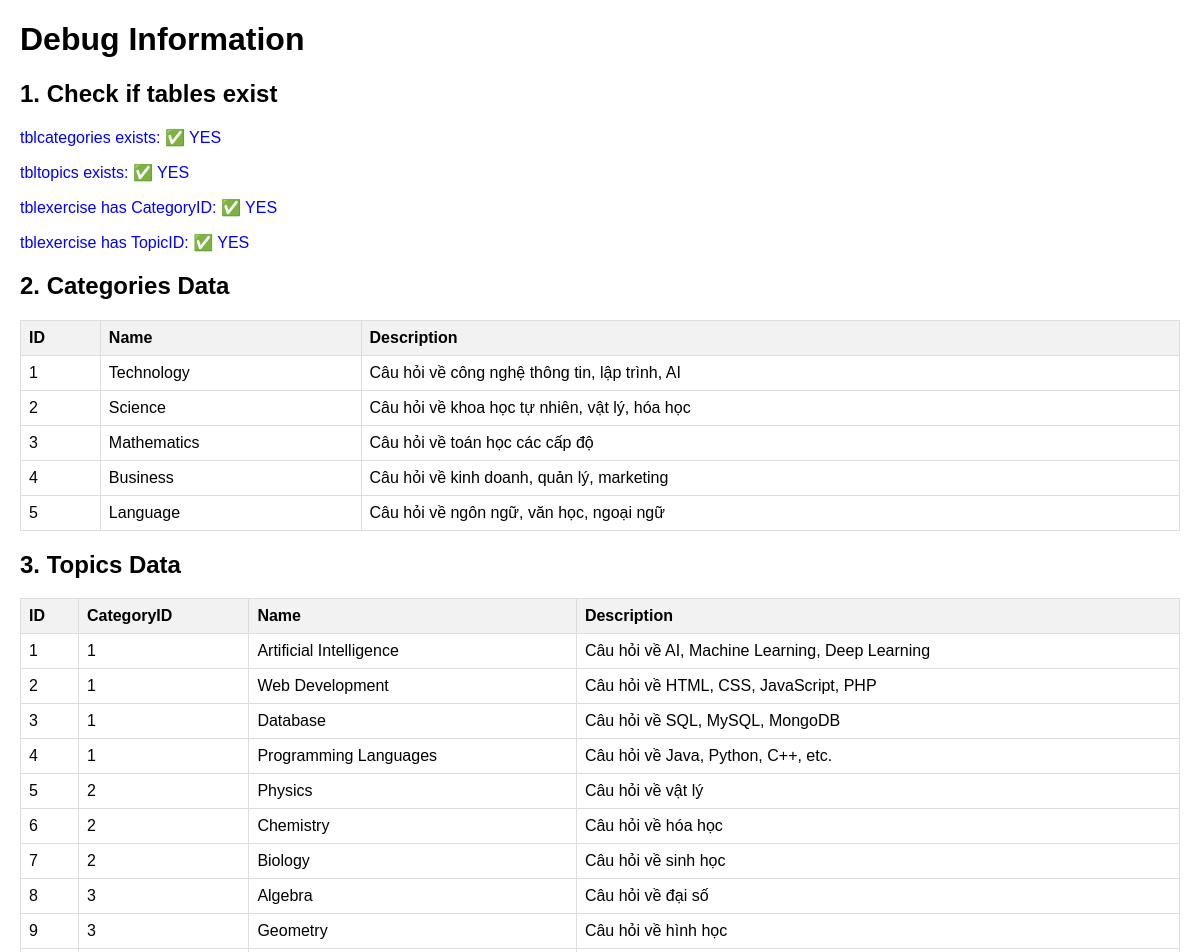
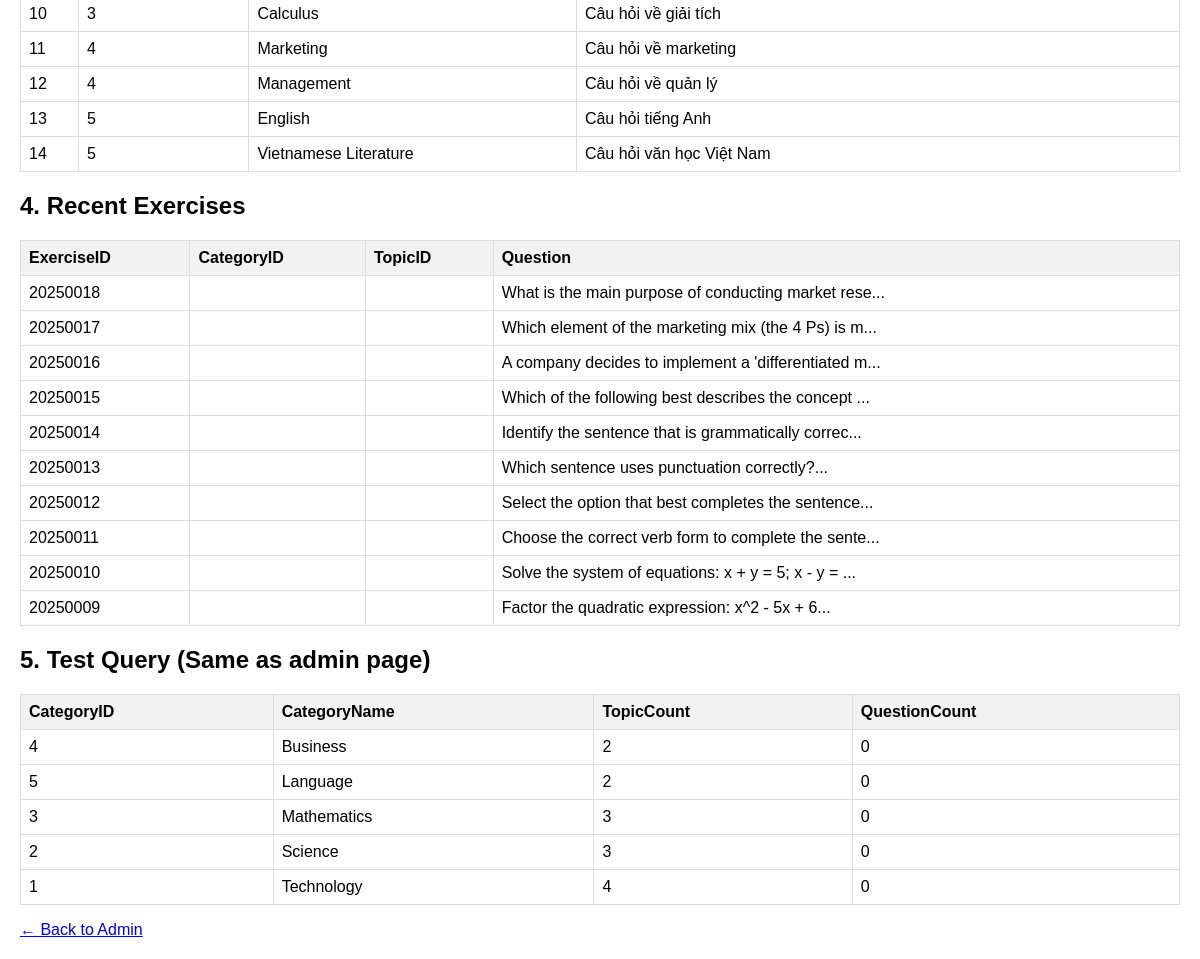
/admin/modules/exercises/simple_debug.php (signed in), run on an earlier commit of the app's database (2 pictures, top to bottom).
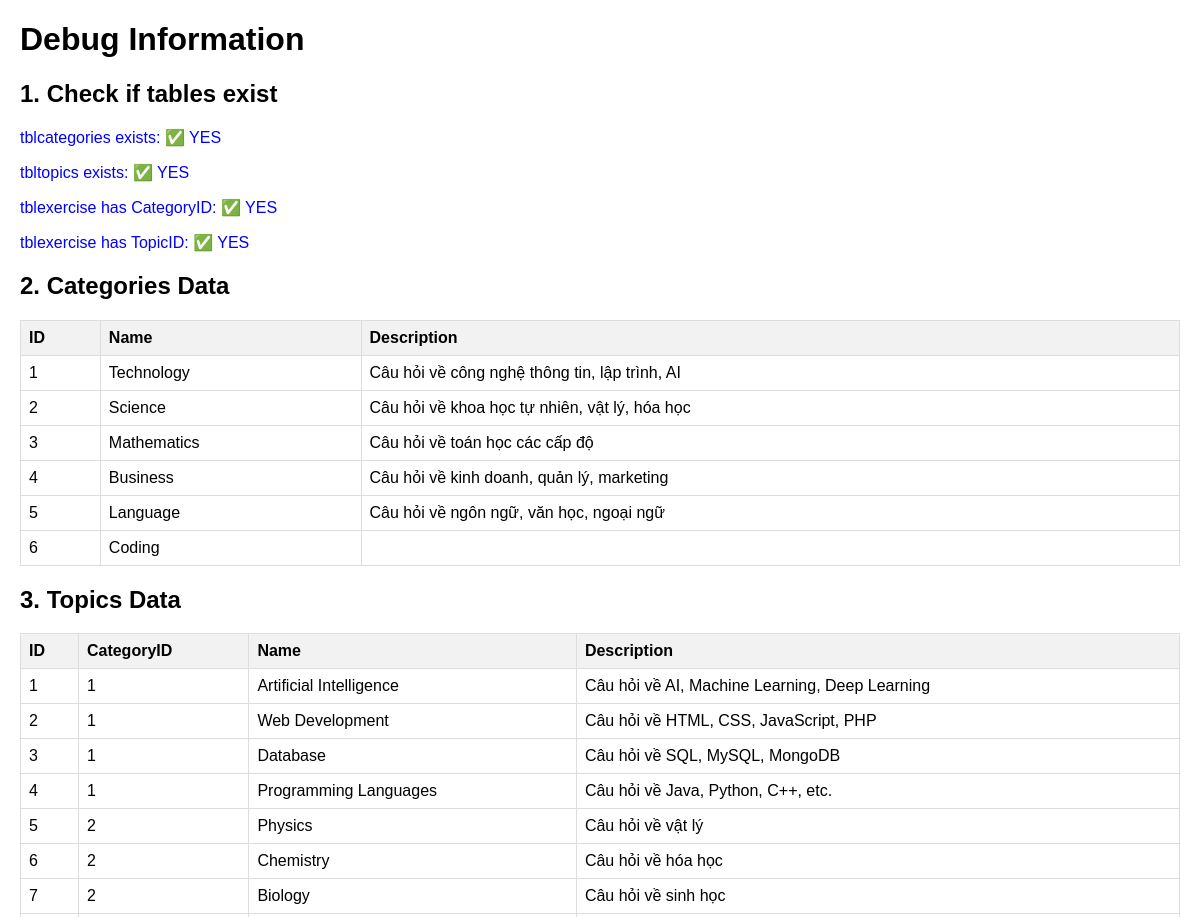
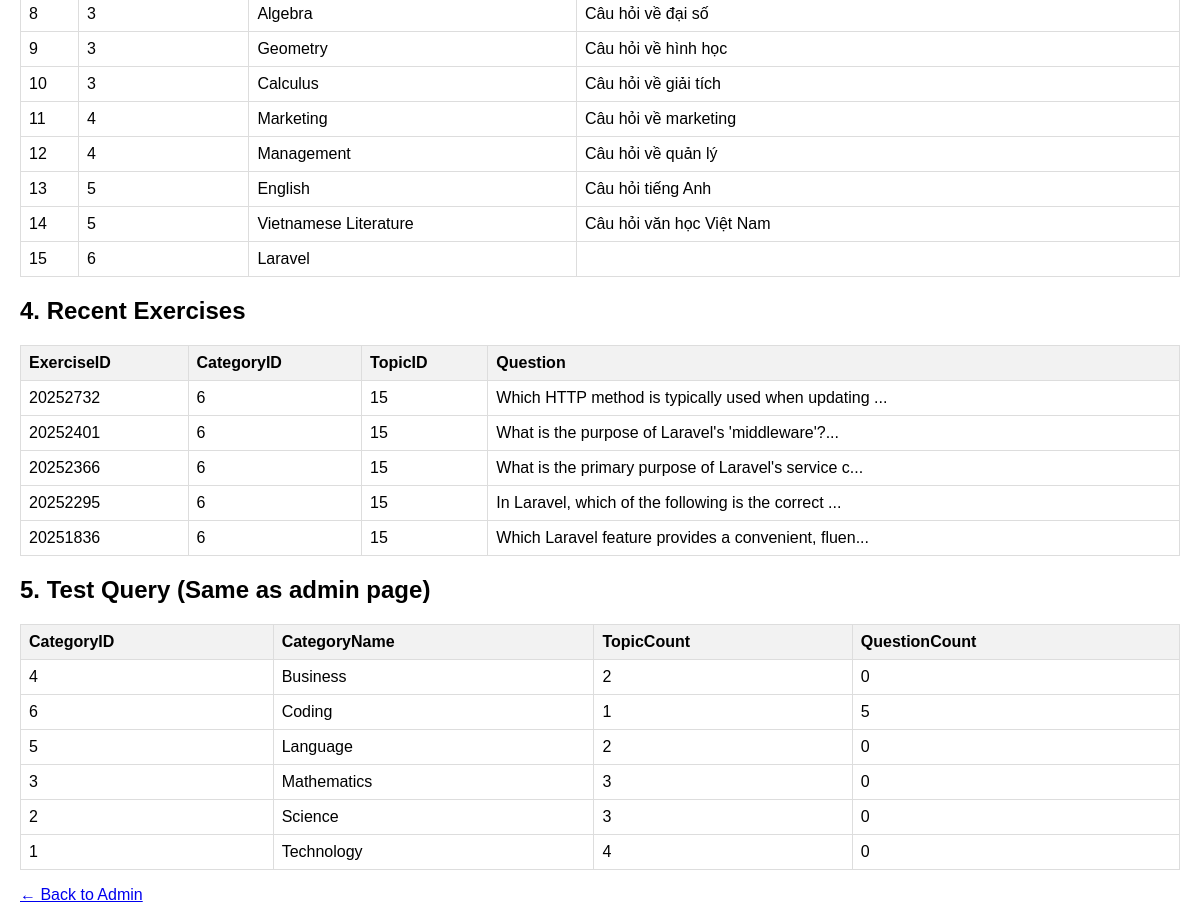
And on a later commit of the database (2 pictures, top to bottom).
### tables this page shows
CREATE TABLE `tblcategories` (
  `CategoryID` int(11) NOT NULL,
  `CategoryName` varchar(100) NOT NULL,
  `CategoryDescription` text DEFAULT NULL,
  `CreatedAt` datetime DEFAULT current_timestamp(),
  `IsActive` tinyint(1) DEFAULT 1
);

CREATE TABLE `tbltopics` (
  `TopicID` int(11) NOT NULL,
  `CategoryID` int(11) NOT NULL,
  `TopicName` varchar(100) NOT NULL,
  `TopicDescription` text DEFAULT NULL,
  `CreatedAt` datetime DEFAULT current_timestamp(),
  `IsActive` tinyint(1) DEFAULT 1
);

CREATE TABLE `tblexercise` (
  `ExerciseID` int(11) NOT NULL,
  `LessonID` int(11) NOT NULL,
  `CategoryID` int(11) DEFAULT NULL,
  `TopicID` int(11) DEFAULT NULL,
  `Question` text NOT NULL,
  `ChoiceA` text NOT NULL,
  `ChoiceB` text NOT NULL,
  `ChoiceC` text NOT NULL,
  `ChoiceD` text NOT NULL,
  `Answer` varchar(90) NOT NULL,
  `ExercisesDate` date NOT NULL
);

### include/database.php (called while the page is built, shortened)
<?php
class Database {
	var $sql_string = '';
	private $conn;
	public function open_connection() {
		$this->conn = mysqli_connect(server,user,pass);
		if(!$this->conn){
			echo "Problem in database connection! Contact administrator!";
			exit();
		}else{
			$db_select = mysqli_select_db($this->conn,database_name);
		}
	}
	function setQuery($sql='') {
		$this->sql_string=$sql;
	}
	function executeQuery() {
		$result = mysqli_query($this->conn,$this->sql_string);
		return $result;
	}
	private function confirm_query($result) {
		return $result;
	}
	function loadResultList( $key='' ) {
		$cur = $this->executeQuery();
		$array = array();
		while ($row = mysqli_fetch_object($cur)) {
			if ($key) {
				$array[$row->$key] = $row;
			} else {
				$array[] = $row;
			}
		}
		return $array;
	}
}
$mydb = new Database();
?>

### admin/modules/exercises/simple_debug.php (the view, shortened to what the changed rows need)
<?php
require_once ("../../../include/initialize.php");
?>
<!DOCTYPE html>
<html>
<head>
</head>
<body>
<h1>Debug Information</h1>
<h2>1. Check if tables exist</h2>
<?php
try {
    $sql = "SHOW TABLES LIKE 'tblcategories'";
    $mydb->setQuery($sql);
    $sql = "SHOW TABLES LIKE 'tbltopics'";
    $mydb->setQuery($sql);
    $sql = "DESCRIBE tblexercise";
    $mydb->setQuery($sql);
} catch (Exception $e) {
    echo "<p class='error'>Error checking tables: " . $e->getMessage() . "</p>";
}
?>
<h2>2. Categories Data</h2>
<?php
try {
    $sql = "SELECT * FROM tblcategories WHERE IsActive = 1";
    $mydb->setQuery($sql);
    $categories = $mydb->loadResultList();
    if (count($categories) > 0) {
        echo "<table>";
        echo "<tr><th>ID</th><th>Name</th><th>Description</th></tr>";
        foreach($categories as $cat) {
            echo "<tr><td>{$cat->CategoryID}</td><td>{$cat->CategoryName}</td><td>{$cat->CategoryDescription}</td></tr>";
        }
        echo "</table>";
    } else {
        echo "<p class='error'>❌ No categories found!</p>";
    }
} catch (Exception $e) {
    echo "<p class='error'>Error: " . $e->getMessage() . "</p>";
}
?>
<h2>3. Topics Data</h2>
<?php
try {
    $sql = "SELECT * FROM tbltopics WHERE IsActive = 1";
    $mydb->setQuery($sql);
    $topics = $mydb->loadResultList();
    if (count($topics) > 0) {
        echo "<table>";
        echo "<tr><th>ID</th><th>CategoryID</th><th>Name</th><th>Description</th></tr>";
        foreach($topics as $topic) {
            echo "<tr><td>{$topic->TopicID}</td><td>{$topic->CategoryID}</td><td>{$topic->TopicName}</td><td>{$topic->TopicDescription}</td></tr>";
        }
        echo "</table>";
    } else {
        echo "<p class='error'>❌ No topics found!</p>";
    }
} catch (Exception $e) {
    echo "<p class='error'>Error: " . $e->getMessage() . "</p>";
}
?>
<h2>4. Recent Exercises</h2>
<?php
try {
    $sql = "SELECT ExerciseID, CategoryID, TopicID, LEFT(Question, 50) as Question FROM tblexercise ORDER BY ExerciseID DESC LIMIT 10";
    $mydb->setQuery($sql);
    $exercises = $mydb->loadResultList();
    if (count($exercises) > 0) {
        echo "<table>";
        echo "<tr><th>ExerciseID</th><th>CategoryID</th><th>TopicID</th><th>Question</th></tr>";
        foreach($exercises as $ex) {
            echo "<tr><td>{$ex->ExerciseID}</td><td>{$ex->CategoryID}</td><td>{$ex->TopicID}</td><td>{$ex->Question}...</td></tr>";
        }
        echo "</table>";
    } else {
        echo "<p class='error'>❌ No exercises found!</p>";
    }
} catch (Exception $e) {
    echo "<p class='error'>Error: " . $e->getMessage() . "</p>";
}
?>
<h2>5. Test Query (Same as admin page)</h2>
<?php
try {
    $sql = "SELECT c.*, COUNT(DISTINCT t.TopicID) as TopicCount, COUNT(DISTINCT e.ExerciseID) as QuestionCount
            FROM tblcategories c
            LEFT JOIN tbltopics t ON c.CategoryID = t.CategoryID AND t.IsActive = 1
            LEFT JOIN tblexercise e ON t.TopicID = e.TopicID
            WHERE c.IsActive = 1
            GROUP BY c.CategoryID
            ORDER BY c.CategoryName";
    $mydb->setQuery($sql);
    $result = $mydb->loadResultList();
    if (count($result) > 0) {
        echo "<table>";
        echo "<tr><th>CategoryID</th><th>CategoryName</th><th>TopicCount</th><th>QuestionCount</th></tr>";
        foreach($result as $row) {
            echo "<tr><td>{$row->CategoryID}</td><td>{$row->CategoryName}</td><td>{$row->TopicCount}</td><td>{$row->QuestionCount}</td></tr>";
        }
        echo "</table>";
    } else {
        echo "<p class='error'>❌ Query returned no results!</p>";
    }
} catch (Exception $e) {
    echo "<p class='error'>Query Error: " . $e->getMessage() . "</p>";
}
?>
</body>
</html>

What changed in the data, as far as the page shows it:
removed tblexercise: ExerciseID "20250018", Question "What is the main purpose of conducting market rese"
removed tblexercise: ExerciseID "20250017", Question "Which element of the marketing mix (the 4 Ps) is m"
removed tblexercise: ExerciseID "20250016", Question "A company decides to implement a 'differentiated m"
removed tblexercise: ExerciseID "20250015", Question "Which of the following best describes the concept"
removed tblexercise: ExerciseID "20250014", Question "Identify the sentence that is grammatically correc"
removed tblexercise: ExerciseID "20250013", Question "Which sentence uses punctuation correctly?"
removed tblexercise: ExerciseID "20250012", Question "Select the option that best completes the sentence"
removed tblexercise: ExerciseID "20250011", Question "Choose the correct verb form to complete the sente"
removed tblexercise: ExerciseID "20250010", Question "Solve the system of equations: x + y = 5; x - y ="
removed tblexercise: ExerciseID "20250009", Question "Factor the quadratic expression: x^2 - 5x + 6"
added tblcategories: CategoryID "6", CategoryName "Coding", TopicCount "1", QuestionCount "5"
added tbltopics: TopicID "15", CategoryID "6", TopicName "Laravel"
added tblexercise: ExerciseID "20252732", CategoryID "6", TopicID "15", Question "Which HTTP method is typically used when updating"
added tblexercise: ExerciseID "20252401", CategoryID "6", TopicID "15", Question "What is the purpose of Laravel's 'middleware'?"
added tblexercise: ExerciseID "20252366", CategoryID "6", TopicID "15", Question "What is the primary purpose of Laravel's service c"
added tblexercise: ExerciseID "20252295", CategoryID "6", TopicID "15", Question "In Laravel, which of the following is the correct"
added tblexercise: ExerciseID "20251836", CategoryID "6", TopicID "15", Question "Which Laravel feature provides a convenient, fluen"
